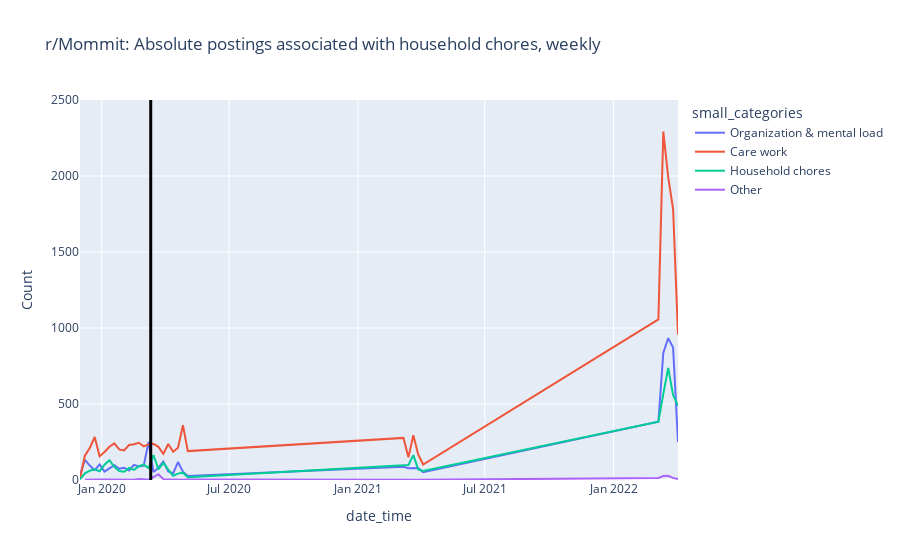
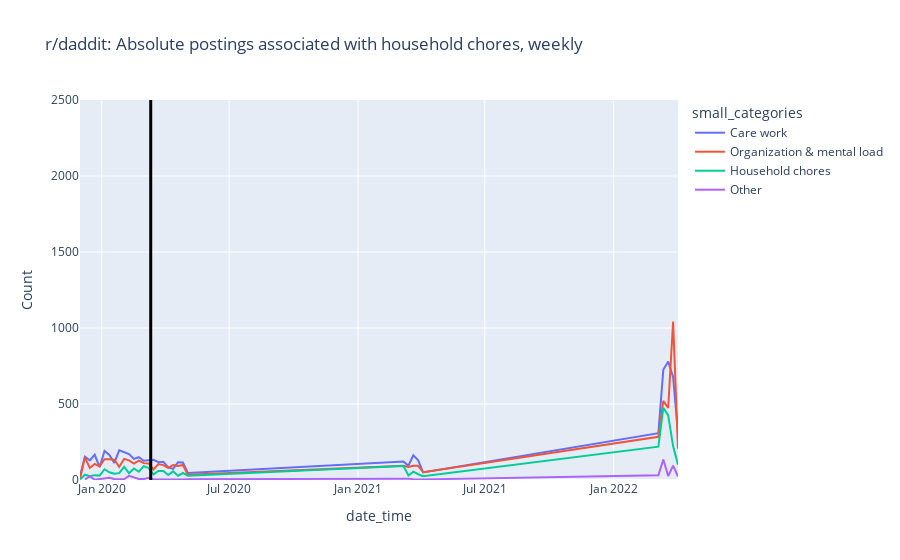

The code cell stored with these charts, in order, in its notebook:
### Markdown cell above
#### absoulte

postings, where the from BERTopic created topics and associated top_n_words have hh keywords in it --> + manual grouping into broader categories
- absolute
- relative

### Code cell
# absoulute weekly

# visualize the broad categories based on top_n_words
dataframes=[mommit_weekly_chores, daddit_weekly_chores]
titles = ['r/Mommit: Absolute postings associated with household chores, weekly',
          'r/daddit: Absolute postings associated with household chores, weekly'
          ]  # Specify the titles for each dataframe

# Find the maximum value across all dataframes
max_value=2000

for i, dataframe in enumerate(dataframes):
    fig = px.line(dataframe, x='date_time', y="Count", color="small_categories", title=f"{titles[i]}")
    fig.add_vline(x="2020-03-11", line_color="black", line_width=3)

    # Set the same y-axis scale for both graphs
    fig.update_layout(yaxis=dict(range=[0, 2500]))
    fig.show()

### Figure 1 — Plotly figure (JSON) as saved in the notebook; plotly's stock layout.template omitted (floating-point values rounded to 4 significant figures)
{"data": [{"hovertemplate": "small_categories=Organization & mental load<br>date_time=%{x}<br>Count=%{y}<extra></extra>", "legendgroup": "Organization & mental load", "line": {"color": "#636efa", "dash": "solid"}, "marker": {"symbol": "circle"}, "mode": "lines", "name": "Organization & mental load", "orientation": "v", "showlegend": true, "type": "scatter", "x": ["2019-12-01T00:00:00", "2019-12-08T00:00:00", "2019-12-15T00:00:00", "2019-12-22T00:00:00", "2019-12-29T00:00:00", "2020-01-05T00:00:00", "2020-01-12T00:00:00", "2020-01-19T00:00:00", "2020-01-26T00:00:00", "2020-02-02T00:00:00", "2020-02-09T00:00:00", "2020-02-16T00:00:00", "2020-02-23T00:00:00", "2020-03-01T00:00:00", "2020-03-08T00:00:00", "2020-03-15T00:00:00", "2020-03-22T00:00:00", "2020-03-29T00:00:00", "2020-04-05T00:00:00", "2020-04-12T00:00:00", "2020-04-19T00:00:00", "2020-04-26T00:00:00", "2020-05-03T00:00:00", "2021-03-07T00:00:00", "2021-03-14T00:00:00", "2021-03-21T00:00:00", "2021-03-28T00:00:00", "2021-04-04T00:00:00", "2022-03-06T00:00:00", "2022-03-13T00:00:00", "2022-03-20T00:00:00", "2022-03-27T00:00:00", "2022-04-03T00:00:00"], "xaxis": "x", "y": [32, 133, 95, 65, 103, 55, 77, 98, 74, 81, 63, 100, 89, 94, 251, 52, 81, 121, 56, 43, 118, 55, 27, 87, 77, 78, 79, 51, 383, 836, 933, 871, 250], "yaxis": "y"}, {"hovertemplate": "small_categories=Care work<br>date_time=%{x}<br>Count=%{y}<extra></extra>", "legendgroup": "Care work", "line": {"color": "#EF553B", "dash": "solid"}, "marker": {"symbol": "circle"}, "mode": "lines", "name": "Care work", "orientation": "v", "showlegend": true, "type": "scatter", "x": ["2019-12-01T00:00:00", "2019-12-08T00:00:00", "2019-12-15T00:00:00", "2019-12-22T00:00:00", "2019-12-29T00:00:00", "2020-01-05T00:00:00", "2020-01-12T00:00:00", "2020-01-19T00:00:00", "2020-01-26T00:00:00", "2020-02-02T00:00:00", "2020-02-09T00:00:00", "2020-02-16T00:00:00", "2020-02-23T00:00:00", "2020-03-01T00:00:00", "2020-03-08T00:00:00", "2020-03-15T00:00:00", "2020-03-22T00:00:00", "2020-03-29T00:00:00", "2020-04-05T00:00:00", "2020-04-12T00:00:00", "2020-04-19T00:00:00", "2020-04-26T00:00:00", "2020-05-03T00:00:00", "2021-03-07T00:00:00", "2021-03-14T00:00:00", "2021-03-21T00:00:00", "2021-03-28T00:00:00", "2021-04-04T00:00:00", "2022-03-06T00:00:00", "2022-03-13T00:00:00", "2022-03-20T00:00:00", "2022-03-27T00:00:00", "2022-04-03T00:00:00"], "xaxis": "x", "y": [10, 160, 211, 283, 156, 184, 219, 241, 201, 194, 230, 235, 245, 222, 234, 238, 218, 172, 237, 186, 212, 360, 190, 277, 149, 294, 169, 102, 1057, 2292, 1992, 1783, 958], "yaxis": "y"}, {"hovertemplate": "small_categories=Household chores<br>date_time=%{x}<br>Count=%{y}<extra></extra>", "legendgroup": "Household chores", "line": {"color": "#00cc96", "dash": "solid"}, "marker": {"symbol": "circle"}, "mode": "lines", "name": "Household chores", "orientation": "v", "showlegend": true, "type": "scatter", "x": ["2019-12-01T00:00:00", "2019-12-08T00:00:00", "2019-12-15T00:00:00", "2019-12-22T00:00:00", "2019-12-29T00:00:00", "2020-01-05T00:00:00", "2020-01-12T00:00:00", "2020-01-19T00:00:00", "2020-01-26T00:00:00", "2020-02-02T00:00:00", "2020-02-09T00:00:00", "2020-02-16T00:00:00", "2020-02-23T00:00:00", "2020-03-01T00:00:00", "2020-03-08T00:00:00", "2020-03-15T00:00:00", "2020-03-22T00:00:00", "2020-03-29T00:00:00", "2020-04-05T00:00:00", "2020-04-12T00:00:00", "2020-04-19T00:00:00", "2020-04-26T00:00:00", "2020-05-03T00:00:00", "2021-03-07T00:00:00", "2021-03-14T00:00:00", "2021-03-21T00:00:00", "2021-03-28T00:00:00", "2021-04-04T00:00:00", "2022-03-06T00:00:00", "2022-03-13T00:00:00", "2022-03-20T00:00:00", "2022-03-27T00:00:00", "2022-04-03T00:00:00"], "xaxis": "x", "y": [4, 44, 61, 70, 58, 101, 130, 87, 59, 54, 79, 67, 91, 101, 78, 164, 69, 112, 69, 28, 42, 48, 18, 96, 99, 164, 69, 59, 384, 567, 737, 559, 488], "yaxis": "y"}, {"hovertemplate": "small_categories=Other<br>date_time=%{x}<br>Count=%{y}<extra></extra>", "legendgroup": "Other", "line": {"color": "#ab63fa", "dash": "solid"}, "marker": {"symbol": "circle"}, "mode": "lines", "name": "Other", "orientation": "v", "showlegend": true, "type": "scatter", "x": ["2019-12-08T00:00:00", "2019-12-15T00:00:00", "2019-12-29T00:00:00", "2020-01-05T00:00:00", "2020-01-12T00:00:00", "2020-01-19T00:00:00", "2020-01-26T00:00:00", "2020-02-02T00:00:00", "2020-02-09T00:00:00", "2020-02-16T00:00:00", "2020-02-23T00:00:00", "2020-03-01T00:00:00", "2020-03-08T00:00:00", "2020-03-22T00:00:00", "2020-03-29T00:00:00", "2020-04-05T00:00:00", "2020-04-12T00:00:00", "2020-04-19T00:00:00", "2020-04-26T00:00:00", "2020-05-03T00:00:00", "2021-03-14T00:00:00", "2021-03-21T00:00:00", "2021-03-28T00:00:00", "2022-03-06T00:00:00", "2022-03-13T00:00:00", "2022-03-20T00:00:00", "2022-03-27T00:00:00", "2022-04-03T00:00:00"], "xaxis": "x", "y": [2, 1, 3, 3, 2, 4, 1, 3, 1, 1, 6, 4, 1, 38, 5, 4, 2, 1, 2, 3, 2, 3, 1, 13, 26, 28, 14, 6], "yaxis": "y"}], "layout": {"legend": {"title": {"text": "small_categories"}, "tracegroupgap": 0}, "shapes": [{"line": {"color": "black", "width": 3}, "type": "line", "x0": "2020-03-11", "x1": "2020-03-11", "xref": "x", "y0": 0, "y1": 1, "yref": "y domain"}], "title": {"text": "r/Mommit: Absolute postings associated with household chores, weekly"}, "xaxis": {"anchor": "y", "domain": [0, 1], "title": {"text": "date_time"}}, "yaxis": {"anchor": "x", "domain": [0, 1], "range": [0, 2500], "title": {"text": "Count"}}}}

### Figure 2 — Plotly figure (JSON) as saved in the notebook; plotly's stock layout.template omitted (floating-point values rounded to 4 significant figures)
{"data": [{"hovertemplate": "small_categories=Care work<br>date_time=%{x}<br>Count=%{y}<extra></extra>", "legendgroup": "Care work", "line": {"color": "#636efa", "dash": "solid"}, "marker": {"symbol": "circle"}, "mode": "lines", "name": "Care work", "orientation": "v", "showlegend": true, "type": "scatter", "x": ["2019-12-01T00:00:00", "2019-12-08T00:00:00", "2019-12-15T00:00:00", "2019-12-22T00:00:00", "2019-12-29T00:00:00", "2020-01-05T00:00:00", "2020-01-12T00:00:00", "2020-01-19T00:00:00", "2020-01-26T00:00:00", "2020-02-02T00:00:00", "2020-02-09T00:00:00", "2020-02-16T00:00:00", "2020-02-23T00:00:00", "2020-03-01T00:00:00", "2020-03-08T00:00:00", "2020-03-15T00:00:00", "2020-03-22T00:00:00", "2020-03-29T00:00:00", "2020-04-05T00:00:00", "2020-04-12T00:00:00", "2020-04-19T00:00:00", "2020-04-26T00:00:00", "2020-05-03T00:00:00", "2021-03-07T00:00:00", "2021-03-14T00:00:00", "2021-03-21T00:00:00", "2021-03-28T00:00:00", "2021-04-04T00:00:00", "2022-03-06T00:00:00", "2022-03-13T00:00:00", "2022-03-20T00:00:00", "2022-03-27T00:00:00", "2022-04-03T00:00:00"], "xaxis": "x", "y": [23, 153, 129, 166, 84, 191, 165, 112, 195, 183, 171, 139, 150, 127, 128, 133, 117, 120, 83, 73, 117, 115, 46, 121, 94, 163, 129, 50, 308, 725, 779, 678, 310], "yaxis": "y"}, {"hovertemplate": "small_categories=Organization & mental load<br>date_time=%{x}<br>Count=%{y}<extra></extra>", "legendgroup": "Organization & mental load", "line": {"color": "#EF553B", "dash": "solid"}, "marker": {"symbol": "circle"}, "mode": "lines", "name": "Organization & mental load", "orientation": "v", "showlegend": true, "type": "scatter", "x": ["2019-12-01T00:00:00", "2019-12-08T00:00:00", "2019-12-15T00:00:00", "2019-12-22T00:00:00", "2019-12-29T00:00:00", "2020-01-05T00:00:00", "2020-01-12T00:00:00", "2020-01-19T00:00:00", "2020-01-26T00:00:00", "2020-02-02T00:00:00", "2020-02-09T00:00:00", "2020-02-16T00:00:00", "2020-02-23T00:00:00", "2020-03-01T00:00:00", "2020-03-08T00:00:00", "2020-03-15T00:00:00", "2020-03-22T00:00:00", "2020-03-29T00:00:00", "2020-04-05T00:00:00", "2020-04-12T00:00:00", "2020-04-19T00:00:00", "2020-04-26T00:00:00", "2020-05-03T00:00:00", "2021-03-07T00:00:00", "2021-03-14T00:00:00", "2021-03-21T00:00:00", "2021-03-28T00:00:00", "2021-04-04T00:00:00", "2022-03-06T00:00:00", "2022-03-13T00:00:00", "2022-03-20T00:00:00", "2022-03-27T00:00:00", "2022-04-03T00:00:00"], "xaxis": "x", "y": [8, 149, 79, 105, 90, 137, 136, 134, 86, 139, 129, 108, 128, 111, 109, 69, 105, 98, 80, 98, 92, 99, 35, 93, 86, 93, 93, 51, 284, 521, 474, 1043, 206], "yaxis": "y"}, {"hovertemplate": "small_categories=Household chores<br>date_time=%{x}<br>Count=%{y}<extra></extra>", "legendgroup": "Household chores", "line": {"color": "#00cc96", "dash": "solid"}, "marker": {"symbol": "circle"}, "mode": "lines", "name": "Household chores", "orientation": "v", "showlegend": true, "type": "scatter", "x": ["2019-12-01T00:00:00", "2019-12-08T00:00:00", "2019-12-15T00:00:00", "2019-12-22T00:00:00", "2019-12-29T00:00:00", "2020-01-05T00:00:00", "2020-01-12T00:00:00", "2020-01-19T00:00:00", "2020-01-26T00:00:00", "2020-02-02T00:00:00", "2020-02-09T00:00:00", "2020-02-16T00:00:00", "2020-02-23T00:00:00", "2020-03-01T00:00:00", "2020-03-08T00:00:00", "2020-03-15T00:00:00", "2020-03-22T00:00:00", "2020-03-29T00:00:00", "2020-04-05T00:00:00", "2020-04-12T00:00:00", "2020-04-19T00:00:00", "2020-04-26T00:00:00", "2020-05-03T00:00:00", "2021-03-07T00:00:00", "2021-03-14T00:00:00", "2021-03-21T00:00:00", "2021-03-28T00:00:00", "2021-04-04T00:00:00", "2022-03-06T00:00:00", "2022-03-13T00:00:00", "2022-03-20T00:00:00", "2022-03-27T00:00:00", "2022-04-03T00:00:00"], "xaxis": "x", "y": [3, 35, 25, 32, 29, 71, 51, 41, 45, 86, 45, 76, 54, 91, 79, 37, 60, 60, 33, 57, 28, 46, 28, 92, 30, 55, 38, 25, 219, 475, 425, 223, 100], "yaxis": "y"}, {"hovertemplate": "small_categories=Other<br>date_time=%{x}<br>Count=%{y}<extra></extra>", "legendgroup": "Other", "line": {"color": "#ab63fa", "dash": "solid"}, "marker": {"symbol": "circle"}, "mode": "lines", "name": "Other", "orientation": "v", "showlegend": true, "type": "scatter", "x": ["2019-12-08T00:00:00", "2019-12-15T00:00:00", "2019-12-22T00:00:00", "2019-12-29T00:00:00", "2020-01-05T00:00:00", "2020-01-12T00:00:00", "2020-01-19T00:00:00", "2020-01-26T00:00:00", "2020-02-02T00:00:00", "2020-02-09T00:00:00", "2020-02-16T00:00:00", "2020-02-23T00:00:00", "2020-03-01T00:00:00", "2020-03-08T00:00:00", "2020-03-15T00:00:00", "2020-03-22T00:00:00", "2020-03-29T00:00:00", "2020-04-05T00:00:00", "2020-04-12T00:00:00", "2020-04-19T00:00:00", "2020-04-26T00:00:00", "2020-05-03T00:00:00", "2021-03-07T00:00:00", "2021-03-14T00:00:00", "2021-03-21T00:00:00", "2021-03-28T00:00:00", "2021-04-04T00:00:00", "2022-03-06T00:00:00", "2022-03-13T00:00:00", "2022-03-20T00:00:00", "2022-03-27T00:00:00", "2022-04-03T00:00:00"], "xaxis": "x", "y": [3, 23, 2, 7, 10, 14, 6, 6, 5, 27, 15, 7, 6, 15, 5, 4, 4, 7, 4, 5, 3, 5, 12, 9, 5, 5, 4, 31, 135, 26, 95, 23], "yaxis": "y"}], "layout": {"legend": {"title": {"text": "small_categories"}, "tracegroupgap": 0}, "shapes": [{"line": {"color": "black", "width": 3}, "type": "line", "x0": "2020-03-11", "x1": "2020-03-11", "xref": "x", "y0": 0, "y1": 1, "yref": "y domain"}], "title": {"text": "r/daddit: Absolute postings associated with household chores, weekly"}, "xaxis": {"anchor": "y", "domain": [0, 1], "title": {"text": "date_time"}}, "yaxis": {"anchor": "x", "domain": [0, 1], "range": [0, 2500], "title": {"text": "Count"}}}}
